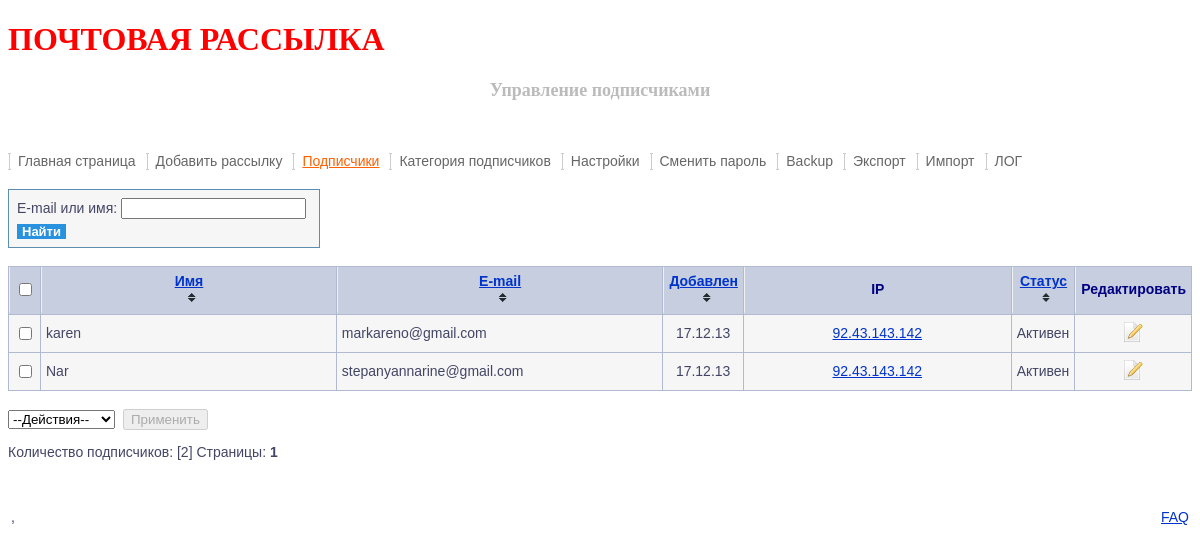
/sendmail/admin/users.php (signed in), run on the app's committed database.
### tables this page shows
CREATE TABLE IF NOT EXISTS `sm_users` (
  `id_user` int(10) NOT NULL AUTO_INCREMENT,
  `name` varchar(200) NOT NULL,
  `email` varchar(200) NOT NULL,
  `ip` varchar(64) NOT NULL,
  `cod` varchar(64) NOT NULL,
  `time` datetime NOT NULL DEFAULT '0000-00-00 00:00:00',
  `status` enum('active','noactive') NOT NULL DEFAULT 'noactive',
  `time_send` datetime NOT NULL DEFAULT '0000-00-00 00:00:00',
  PRIMARY KEY (`id_user`)
);

### sendmail/admin/lib/set.inc (called while the page is built, shortened)
<?php
$query = "SELECT * FROM ".DB_SETTING."";
$result = $dbh->query($query);
$settings = $result->fetch_array();
?>

### sendmail/admin/users.php (the view, shortened to what this page needs)
<?php
try
{
	require_once "lib/connect.inc";
	require_once "lib/set.inc";
	require_once "lib/authenticate.inc";
	if(empty($_POST["action"]))
	{
		if(empty($settings['count_user'])) $count_user = 5;
		else $count_user = $settings['count_user'];
		$page = $_GET['page'];
		if(empty($page)) $page = 1;
		$begin = ($page - 1)*$count_user;
		include "top.php";
		$order = array();
		$order['name'] = "name";
		$order['email'] = "email";
		$order['time'] = "time";
		$order['status'] = "status";
		$strtmp = "name";
		foreach($order as $parametr => $field)
		{
			if(isset($_GET["".$parametr.""]))
			{
				if($_GET["".$parametr.""] == "up")
				{
					$_GET["".$parametr.""] = "down";
					$strtmp = $field;
					$pl = "&".$field."=up";
					$thclass["$parametr"] = ' headerSortUp';
				}
				else
				{
					$_GET["".$parametr.""] = "up";
					$strtmp = "".$field." DESC";
					$pl = "&".$field."=down";
					 $thclass["$parametr"] = ' headerSortDown';
				}
			}
			else {
				$thclass["$parametr"] = '';
			}
		}
?>
<form action="<?php echo $_SERVER['PHP_SELF']; ?>" method="GET">
<div class="tableform" style="width: 300px">
<table border="0">
<tr><td><?php echo FORMSEARCH_NAME; ?>:</td><td><input size="20" type="text" value="<?php echo urldecode($_GET['search']); ?>" name="search"></td></tr>
<tr><td><input type="submit" class="inputsubmit" value="<?php echo FIND; ?>"></td>
<td></td>
</table>
</div>
</form><br>
<?php
		if(empty($_GET['search']))
		{
			$query = "SELECT *,DATE_FORMAT(time,'%d.%m.%y') as putdate_format FROM ".DB_USERS."
						ORDER BY ".$strtmp."
						LIMIT ".$begin.", ".$count_user."";
		}
		$result = $dbh->query($query);
		if($result->num_rows>0)
		{
			if($page>1) $pagenav = "&page=".$page."";
			else $pagenav = '';
?>
<form action="<?php echo $_SERVER['PHP_SELF']; ?>" onSubmit="if(document.forms[1].action.value==0){window.alert('<?php echo ALERTSELECTACTION; ?>');return false;}if(document.forms[1].action.value==2){return confirm('<?php echo ALERTCONFIRMREMOVE; ?>');}" method="post">
<table class="cattab content" cellSpacing="1" cellPadding="5" border="0" width="100%"><tr>
<td class="catmenu toptab"><input type="checkbox" title="<?php echo TABLECOLMN_CHECK_ALLBOX; ?>" onclick="CheckAll_Activate(this,'activate[]');"></td>
<td width="350" class="catmenu toptab<?php echo $thclass["name"]; ?>"><?php if(empty($_GET['search'])) { echo "<a href=\"?name=".$_GET['name']."".$pagenav."\">".TABLECOLMN_NAME."</a>"; ?><br><span class="tbs-icon">&nbsp;&nbsp;</span> <?php }else echo TABLECOLMN_NAME; ?></td>
<td width="350" class="catmenu toptab<?php echo $thclass["email"]; ?>"><?php if(empty($_GET['search'])) { echo "<a href=\"?email=".$_GET['email']."".$pagenav."\">".TABLECOLMN_EMAIL."</a>"; ?><br><span class="tbs-icon">&nbsp;&nbsp;</span> <?php }else echo TABLECOLMN_EMAIL; ?></td>
<td class="catmenu toptab<?php echo $thclass["time"]; ?>"><?php if(empty($_GET['search'])) { echo "<a href=?time=".$_GET['time']."".$pagenav.">".TABLECOLMN_ADDED."</a>"; ?><br><span class="tbs-icon">&nbsp;&nbsp;</span> <?php }else echo TABLECOLMN_ADDED; ?></td>
<td width="300" class="catmenu toptab">IP</td>
<td class="catmenu toptab<?php echo $thclass["status"]; ?>"><?php if(empty($_GET['search'])) { echo "<a href=?status=".$_GET['status']."".$pagenav.">".TABLECOLMN_STATUS."</a>"; ?><br><span class="tbs-icon">&nbsp;&nbsp;</span> <?php }else echo TABLECOLMN_STATUS; ?></td>
<td class="catmenu toptab"><?php echo EDIT; ?></td>
</tr>
<?php
			while($users = $result->fetch_array())
			{
				$str_stat = ($users['status'] == 'active' ? STATUS_ACTIVE : STATUS_NOACTIVE);
				if($users['status'] == 'active') echo "<tr onMouseOver=\"this.style.background='#D2FFD2';\" onMouseOut=\"this.style.background='#eeeeee';\" class=trcat>";
				else echo "<tr class=trcat2 onMouseOver=\"this.style.background='#FD733E';\" onMouseOut=\"this.style.background='#FEC5AF';\">";
?>
<td align=center><input type="checkbox" onclick="Count_checked();" title="<?php echo TABLECOLMN_CHECKBOX; ?>" value="<?php echo $users['id_user']; ?>" name=activate[]></td>
<td><?php echo $users['name']; ?></td>
<td><?php echo $users['email']; ?></td>
<td align=center><?php echo $users['putdate_format']; ?></td>
<td align=center><a href="ip.php?ip=<?php echo $users['ip']; ?>" title="хост: <?php echo "".(@gethostbyaddr($users['ip'])).""; ?>"><?php echo $users['ip']; ?></a></td>
<?php
				if($str_stat == STATUS_ACTIVE) { echo "<td align=center>".$str_stat."</td>"; }
				else { echo "<td align=center>".$str_stat."</td>"; }
?>
<td align=center><a href="edituser.php?id_user=<?php echo $users['id_user']; ?>" title="<?php echo EDITUSER; ?>"><img border="0" src="images/edit.gif" width="24" height="24"></a></td>
</tr>
<?php
			}
?>
</table><br>
<select size="1" name="action">
<option value="0">--<?php echo ACTION; ?>--</option>
</select>&nbsp;
<input type="submit" id="Apply_" value="<?php echo APPLY; ?>" disabled="" name="">
</form>
<?php
		}
		else { if($_GET['search']) echo "<font class=error>".MSG_NOTFOUND."</font><br><br>"; }
		if(empty($_GET['search']))
		{
			$query = "SELECT COUNT(*) FROM ".DB_USERS."";
			$result = $dbh->query($query);
			$total = $result->fetch_assoc();
		}
		echo "<p>".NUMBER_OF_SUBSCRIBERS.": [".$total['COUNT(*)']."] ".PAGES.":&nbsp;";
		echo $pervpage.$page2left.$page1left.'<b>'.$page.'</b>'.$page1right.$page2right.$nextpage;
		echo "</p>";
		include "bottom.php";
	}
}
catch(ExceptionObject $exc)
{
	require_once("lib/exception_object_debug.inc");
}
catch(ExceptionMySQL $exc)
{
	require_once("lib/exception_mysql_debug.inc");
}
catch(ExceptionMember $exc)
{
	require_once("lib/exception_member_debug.inc");
}
?>

### sendmail/admin/style.css (style rules this page uses)
.inputsubmit { font: bold small "Trebuchet MS", Arial, sans-serif; padding: 0px 5px; background-color: #2992DF; border: none; color: #FFFFFF; cursor: pointer; }
.cattab { border-width: 0px; border-color: #5c8eb3; background-color: #b0bbd2; }
.tableform { background-color: #F6F6F6; border-style: solid; border-width: 1px; border-color: #5c8eb3; padding: 5px; }
.tableform table { font-family: Arial, sans-serif; font-size: 14px; color: #434565 }
.catmenu { border-left: #f0f0f0 1px solid; border-bottom: #c6cedf 2px solid; height: 35px; background-color: #c6cedf; text-align: center ; font-weight: bold; font-size: 14px; color: #000080; }
.content { font-family: Arial, sans-serif; font-size: 14px; color: #434565 }
.trcat { background-color: #F6F6F6; }
.toptab { font-size: 14px; color: #000080; text-align: center; font-weight: bold }
p { font-family: Arial, sans-serif; font-size: 14px; color: #434565 }
a { font-size: 14px; color: #0033CC; font-family: Arial, sans-serif }
.tbs-icon { background-image: url("images/tbl_sort_bg.gif"); background-position: 0 50%; background-repeat: no-repeat; padding-left: 8px; }

### data on the page
sm_users: name "karen", email "markareno@gmail.com", putdate_format "17.12.13", ip "92.43.143.142", status "Активен"
sm_users: name "Nar", email "stepanyannarine@gmail.com", putdate_format "17.12.13", ip "92.43.143.142", status "Активен"

### other printed values
NAME "ПОЧТОВАЯ РАССЫЛКА"
$title "Управление подписчиками"
MENU_INDEX "Главная страница"
MENU_ADDSEND "Добавить рассылку"
MENU_USERS "Подписчики"
MENU_CATEGORY "Категория подписчиков"
MENU_SETTINGS "Настройки"
MENU_CHANGE "Сменить пароль"
MENU_BACKUP "Backup"
MENU_EXPORT "Экспорт"
MENU_IMPORT "Импорт"
MENU_LOG "ЛОГ"
FORMSEARCH_NAME "E-mail или имя"
TABLECOLMN_NAME "Имя"
TABLECOLMN_EMAIL "E-mail"
